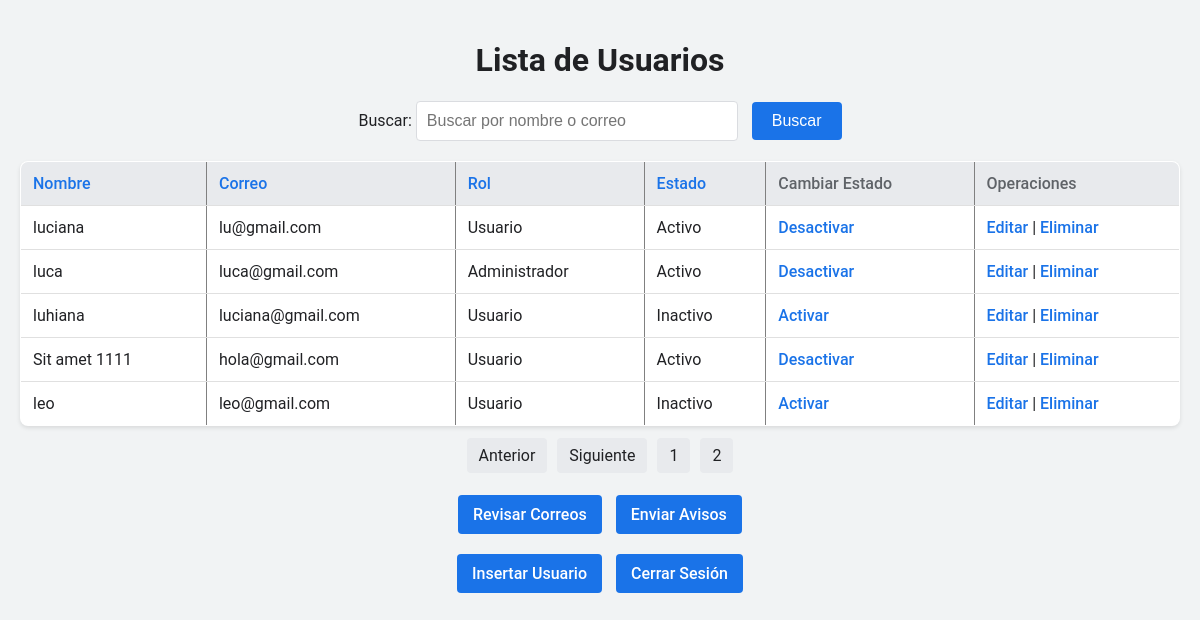
Page /Laboratorio4/read.php (signed in) on the committed database.
### tables this page shows
CREATE TABLE `usuarios` (
  `id` int(11) NOT NULL,
  `correo` varchar(100) NOT NULL,
  `password` varchar(40) NOT NULL,
  `nombre` varchar(40) NOT NULL,
  `nivel` tinyint(4) NOT NULL,
  `Estado` tinyint(1) NOT NULL
);

### Laboratorio4/read.php (the view, shortened to what this page needs)
<?php
require("conexion.php");
$orden = "usuarios.id";
$buscar = "";
$pagina = isset($_GET['pagina']) ? $_GET['pagina'] : 1;
$sql2 = "SELECT COUNT(*) as total FROM usuarios
         WHERE nombre LIKE '%$buscar%' OR correo LIKE '%$buscar%'";
$resultado2 = $con->query($sql2);
$row2 = mysqli_fetch_array($resultado2);
$total = $row2['total'];
$nropaginas = ceil($total / 5);
$inicio = ($pagina - 1) * 5;
$sql = "SELECT id, nombre, correo, nivel, Estado FROM usuarios
        WHERE nombre LIKE '%$buscar%' OR correo LIKE '%$buscar%'
        ORDER BY $orden
        LIMIT $inicio, 5";
$resultado = $con->query($sql);
?>
<!DOCTYPE html>
<html lang="es">
<head>
</head>
<body>
    <h1 style="text-align:center;">Lista de Usuarios</h1>
    <form action="read.php" method="get">
        <label for="buscar">Buscar:</label>
        <input type="text" name="buscar" placeholder="Buscar por nombre o correo"
            value="<?php echo htmlspecialchars($buscar); ?>">
        <input type="submit" value="Buscar">
    </form>
    <table class="container" border="1">
        <thead>
            <tr>
                <th><a href="read.php?orden=nombre&buscar=<?php echo $buscar; ?>">Nombre</a></th>
                <th><a href="read.php?orden=correo&buscar=<?php echo $buscar; ?>">Correo</a></th>
                <th><a href="read.php?orden=nivel&buscar=<?php echo $buscar; ?>">Rol</a></th>
                <th><a href="read.php?orden=Estado&buscar=<?php echo $buscar; ?>">Estado</a></th>
                <th>Cambiar Estado</th>
                <th>Operaciones</th>
            </tr>
        </thead>
        <tbody>
            <?php while ($row = mysqli_fetch_array($resultado)) { ?>
                <tr>
                    <td><?php echo ($row['nombre']); ?></td>
                    <td><?php echo ($row['correo']); ?></td>
                    <td><?php echo ($row['nivel'] == 1) ? "Administrador" : "Usuario"; ?></td>
                    <td><?php echo ($row['Estado'] == 0) ? "Activo" : "Inactivo"; ?></td>
                        <td>
                            <?php if ($row['Estado'] == 0): ?>
                                <a href="cambiarestado.php?id=<?php echo $row['id']; ?>&estado=1"
                                    onclick="return confirm('¿Estás seguro de desactivar este usuario?');">Desactivar</a>
                            <?php else: ?>
                                <a href="cambiarestado.php?id=<?php echo $row['id']; ?>&estado=0"
                                    onclick="return confirm('¿Deseas activar este usuario?');">Activar</a>
                            <?php endif; ?>
                        </td>
                        <td>
                            <a href="formupdate.php?id=<?php echo $row['id']; ?>">Editar</a> |
                            <a href="delete.php?id=<?php echo $row['id']; ?>"
                                onclick="return confirm('¿Estás seguro de eliminar este usuario?');">Eliminar</a>
                        </td>
                </tr>
            <?php } ?>
        </tbody>
    </table>
    <ul>
        <li><a
                href="read.php?pagina=<?php echo max(1, $pagina - 1); ?>&orden=<?php echo $orden; ?>&buscar=<?php echo $buscar; ?>">Anterior</a>
        </li>
        <li><a
                href="read.php?pagina=<?php echo min($pagina + 1, $nropaginas); ?>&orden=<?php echo $orden; ?>&buscar=<?php echo $buscar; ?>">Siguiente</a>
        </li>
        <?php for ($i = 1; $i <= $nropaginas; $i++) { ?>
            <li><a
                    href="read.php?pagina=<?php echo $i; ?>&orden=<?php echo $orden; ?>&buscar=<?php echo $buscar; ?>"><?php echo $i; ?></a>
            </li>
        <?php } ?>
    </ul>
    <div style="text-align:center;">
        <a class="insertar" href="readcorreos.php">Revisar Correos</a>
        <a class="insertar" href="enviaravisos.php">Enviar Avisos</a>
    </div>
    <div style="text-align:center;">
        <a class="insertar" href="forminsertar.php">Insertar Usuario</a>
        <a class="cerrar" href="exit.php">Cerrar Sesión</a>
    </div>
</body>
</html>

### Laboratorio4/read.php (style rules this page uses)
body { font-family: 'Roboto', sans-serif; background-color: #f1f3f4; padding: 20px; margin: 0; color: #202124; }
h1, label { color: #202124; }
form { margin-bottom: 20px; text-align: center; }
input[type="text"] { padding: 10px; width: 300px; border: 1px solid #dadce0; border-radius: 4px; font-size: 16px; }
input[type="submit"] { padding: 10px 20px; background-color: #1a73e8; color: white; border: none; border-radius: 4px; font-size: 16px; cursor: pointer; margin-left: 10px; }
table.container { width: 100%; border-collapse: collapse; background-color: white; box-shadow: 0 2px 4px rgba(0, 0, 0, 0.1); border-radius: 8px; overflow: hidden; margin: auto; }
thead { background-color: #e8eaed; }
thead th { padding: 12px; text-align: left; color: #5f6368; font-weight: 500; }
td { padding: 12px; border-top: 1px solid #e0e0e0; }
.container a { text-decoration: none; color: #1a73e8; font-weight: 500; }
.insertar, .cerrar { display: inline-block; background-color: #1a73e8; color: white; text-decoration: none; padding: 10px 15px; border-radius: 4px; margin: 10px 5px; font-weight: 500; }
ul { padding: 0; margin: 20px 0; display: flex; justify-content: center; list-style: none; }
ul li a { padding: 8px 12px; margin: 0 5px; background-color: #e8eaed; color: #202124; border-radius: 4px; text-decoration: none; }

### rows in the picture
usuarios: nombre "luciana", correo "lu@gmail.com", nivel "Usuario", Estado "Activo"
usuarios: nombre "luca", correo "luca@gmail.com", nivel "Administrador", Estado "Activo"
usuarios: nombre "luhiana", correo "luciana@gmail.com", nivel "Usuario", Estado "Inactivo"
usuarios: nombre "Sit amet 1111", correo "hola@gmail.com", nivel "Usuario", Estado "Activo"
usuarios: nombre "leo", correo "leo@gmail.com", nivel "Usuario", Estado "Inactivo"
